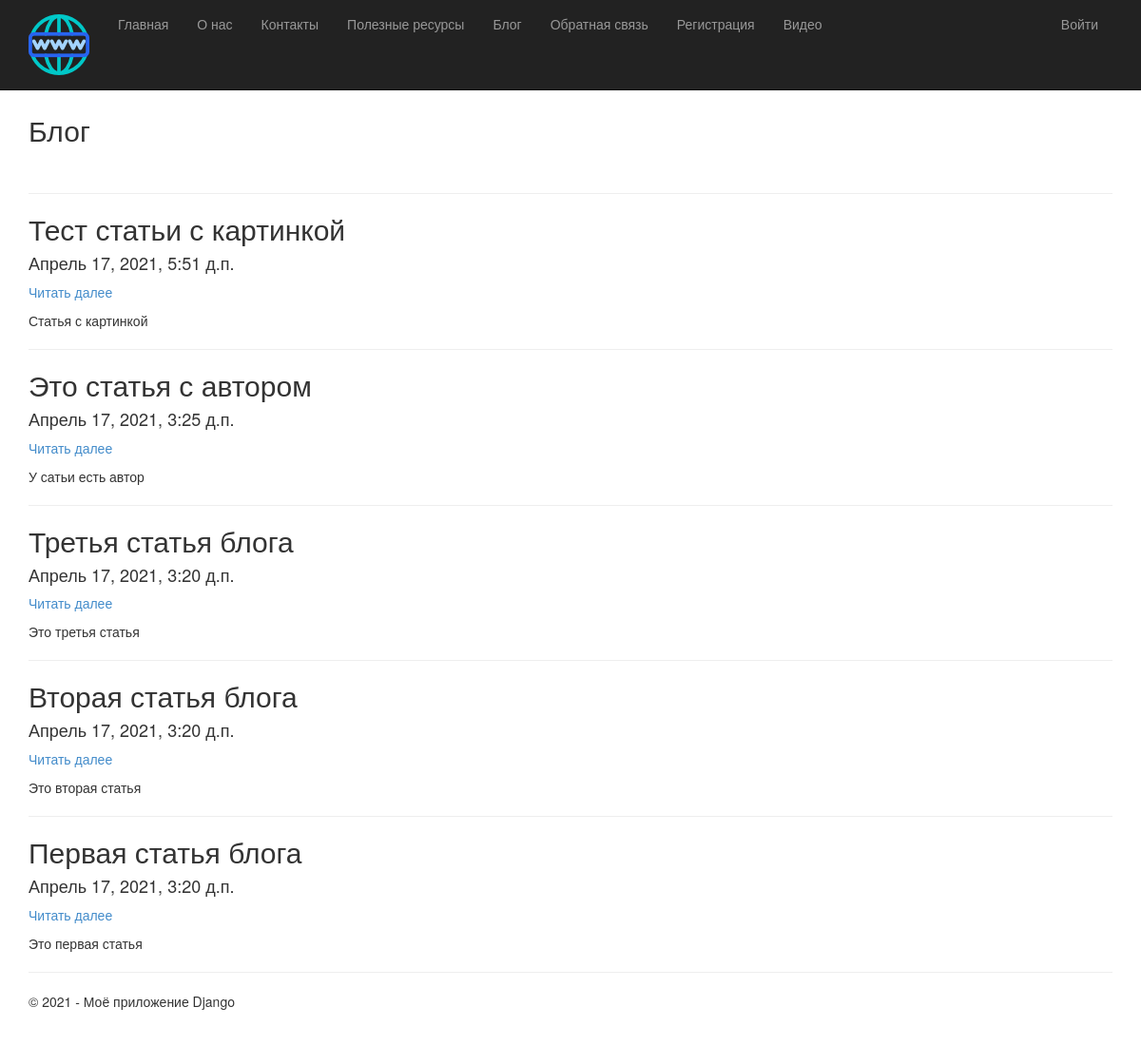
Screenshot of /blog/ with the database file from the repository.
### app/models.py (models this page shows, shortened)
class Blog(models.Model):
    title = models.CharField(max_length=100,unique_for_date="posted",verbose_name="Заголовок")
    description = models.TextField(verbose_name="Краткое содержание")
    content = models.TextField(verbose_name="Полное содержание")
    posted = models.DateTimeField(default = datetime.now(), db_index = True, verbose_name = "Опубликована")
    author = models.ForeignKey(User, null=True, blank=True, on_delete = models.SET_NULL, verbose_name = "Автор")
    image = models.FileField(default = 'temp.jpg', verbose_name="Путь к картинке")
    class Meta:
        db_table = "Posts"
        ordering = ["-posted"]
        verbose_name = "Статья блога"
        verbose_name_plural = "Статьи блога"

### app/views.py (the view)
# urls.py: path('blog/', views.blog, name='blog'),
def blog(request):
    assert isinstance(request, HttpRequest)
    posts = Blog.objects.all()  # запрос на выбор всех статей блога из модели
    return render(
        request,
        "app/blog.html",
        {
            "title": "Блог",
            "posts": posts,  # передача списка статей в шаблон веб-страницы
            "year": datetime.now().year,
        },
    )

### app/templates/app/blog.html
{% extends "app/layout.html" %}
{% block content %}
<h2>{{ title }}</h2> <br />
{% for post in posts %}
<hr/>
<div class="">
<h2> {{post.title}} </h2>
<h4> {{post.posted}} </h4>
<p><a href="{% url 'blogpost' parametr=post.id %}"> Читать далее </a> </p>
<p> {{post.description}} </p>
</div>
{% endfor %}
{% endblock %}

### app/templates/app/layout.html (shortened to what this page needs)
﻿<!DOCTYPE html>
<html>
<head>
    {% load staticfiles %}
    <link rel="stylesheet" type="text/css" href="{% static 'app/content/bootstrap.min.css' %}" />
    <link rel="stylesheet" type="text/css" href="{% static 'app/content/site.css' %}" />
</head>
<body>
    <div class="navbar navbar-inverse navbar-fixed-top">
        <div class="container">
            <div class="navbar-header">
                <a href="/" class="navbar-brand"> <img src="{% static 'app/content/www.png' %}" alt="logo" /> </a>
            </div>
            <div class="navbar-collapse collapse">
                <ul class="nav navbar-nav">
                    <li><a href="{% url 'home' %}">Главная</a></li>
                    <li><a href="{% url 'about' %}">О нас</a></li>
                    <li><a href="{% url 'contact' %}">Контакты</a></li>
                    <li><a href="{% url 'links' %}">Полезные ресурсы</a></li>
                    <li><a href="{% url 'blog' %}">Блог</a></li>
                    <li><a href="{% url 'pool' %}">Обратная связь</a></li>
                    {% if not user.is_authenticated %}
                    <li><a href="{% url 'registration' %}">Регистрация</a></li>
                    {% endif %}
                    <li><a href="{% url 'videopost' %}">Видео</a></li>
                </ul>
                {% include 'app/loginpartial.html' %}
            </div>
        </div>
    </div>
    <div class="container body-content">
{% block content %}{% endblock %}
        <hr/>
        <footer>
            <p>&copy; {{ year }} - Моё приложение Django</p>
        </footer>
    </div>
</body>
</html>

### app/templates/app/loginpartial.html
﻿{% if user.is_authenticated %}
<form id="logoutForm" action="/logout/" method="post" class="navbar-right">
    {% csrf_token %}
    <ul class="nav navbar-nav navbar-right">
        <li><span class="navbar-brand">Здравствуйте {{ user.username }}!</span></li>
        <li><a href="javascript:document.getElementById('logoutForm').submit()">Выйти</a></li>
    </ul>
</form>
{% else %}
<ul class="nav navbar-nav navbar-right">
    <li><a href="{% url 'login' %}">Войти</a></li>
</ul>
{% endif %}

### app/static/app/content/site.css (style rules this page uses)
body { padding-top: 80px; padding-bottom: 80px; }
.body-content { padding-left: 15px; padding-right: 15px; }

### rows the page displays
Blog: title "Тест статьи с картинкой", posted "Апрель 17, 2021, 5:51 д.п.", description "Статья с картинкой"
Blog: title "Это статья с автором", posted "Апрель 17, 2021, 3:25 д.п.", description "У сатьи есть автор"
Blog: title "Третья статья блога", posted "Апрель 17, 2021, 3:20 д.п.", description "Это третья статья"
Blog: title "Вторая статья блога", posted "Апрель 17, 2021, 3:20 д.п.", description "Это вторая статья"
Blog: title "Первая статья блога", posted "Апрель 17, 2021, 3:20 д.п.", description "Это первая статья"

### other values shown
{{ title }} "Блог"
